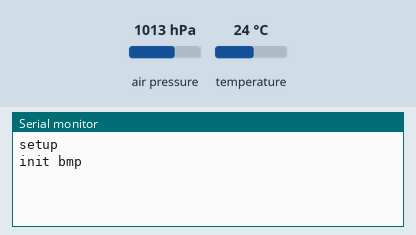
A sketch run on a simulated Arduino Uno, built with avr-gcc and run on an emulated ATmega328P. Shown: the last lines printed to the serial monitor. The inputs (shaded band) are chosen by the test bench; at power-on: air pressure 1013 hPa, temperature 24 °C.

Above: at 1.2 s.
1.3 s: air pressure set to 952 hPa
At 2.9 s:
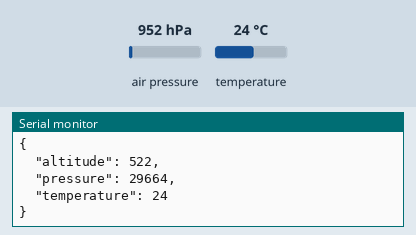
3.3 s: temperature set to 12 °C
At 4.6 s:
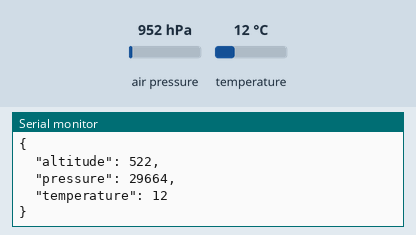
4.8 s: air pressure set to 975 hPa
At 6.4 s:
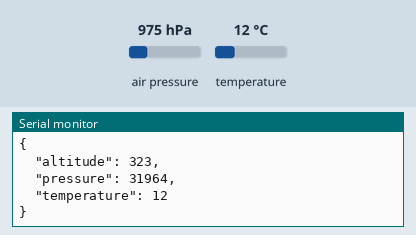

The sketch:

altitude.ino
```cpp
// altitude.ino
// bmp180 altitude sensor
// pocket
// 2025-01-30

// https://www.adafruit.com/product/1603
// https://cdn-shop.adafruit.com/datasheets/BST-BMP180-DS000-09.pdf

// i2c:
// https://docs.arduino.cc/language-reference/en/functions/communication/wire/
#include <Wire.h>

// bmp 180:
// https://lastminuteengineers.com/bmp180-arduino-tutorial/
// https://github.com/adafruit/Adafruit-BMP085-Library
#include <Adafruit_BMP085.h>
// arduino-cli lib install "Adafruit BMP085 Library"

#define CLOCK 100000
#define DT 200

// pin diagram:
//
// 3.3             GRD
//  |               |
//  | 1           2 |
//  |_____(BMP)_____|
//  |               |
//
//
// SCL             GRD
//  |               |
//  | 3             |
//  |___(R1)__(BMP) |
//  |               |
//
//
// SDA             GRD
//  |               |
//  | 4             |
//  |___(R2)__(BMP) |
//  |               |
//
// (BMP) is an altitude pressure sensor
// (BMP) 1: 3.3v
// (BMP) 2: ground
// (BMP) 3: SCL
// (BMP) 4: SDA
// (R1) 330ohm resistor
// (R2) 330ohm resistor

Adafruit_BMP085 bmp;

const int history_len = 5;
int history[history_len];
int loop_num;

void setup() {
    Serial.begin(9600);
    Serial.println("setup");

    Serial.println("init bmp");
    bmp.begin();

    int j;
    for (j = 0; j < history_len; j++) {
        history[j] = 0;
    }

    loop_num = 1;
}


void loop() {
    int a = bmp.readAltitude(); // meters
    int p = bmp.readPressure(); // Pascals
    int t = bmp.readTemperature(); // deg C

    int j;
    double avg = 0.0;
    for (j = 0; j < history_len - 1; j++) {
        history[j] = history[j + 1];
        avg += history[j];
    }
    history[history_len - 1] = a;
    avg += a;
    avg = avg / history_len;

    if (loop_num % 10 == 0) {
        Serial.println("{");
        Serial.print("  \"altitude\": ");
        Serial.print(a);
        Serial.println(",");
        Serial.print("  \"pressure\": ");
        Serial.print(p);
        Serial.println(",");
        Serial.print("  \"temperature\": ");
        Serial.print(t);
        Serial.println();
        Serial.println("}");

        loop_num = 0;
    }
    loop_num++;
    delay(DT);
}
```

Measured:
- after the input at 1.3 s, the serial monitor: prints a new line after 0.57 s (image 1)
- after the input at 3.3 s, the serial monitor: prints a new line after 0.69 s (image 2)
- after the input at 4.8 s, the serial monitor: prints a new line after 1.2 s (image 3)
